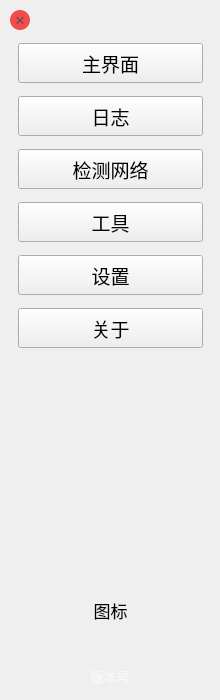
   <widget class="QWidget" name="widget_setting" native="true">
    <property name="geometry">
     <rect>
      <x>0</x>
      <y>0</y>
      <width>220</width>
      <height>700</height>
     </rect>
    </property>
    <property name="font">
     <font>
      <family>.AppleSystemUIFont</family>
      <pointsize>13</pointsize>
      <weight>50</weight>
      <bold>false</bold>
     </font>
    </property>
    <widget class="QLabel" name="label_ico">
     <property name="geometry">
      <rect>
       <x>40</x>
       <y>540</y>
       <width>141</width>
       <height>141</height>
      </rect>
     </property>
     <property name="font">
      <font>
       <family>.AppleSystemUIFont</family>
       <pointsize>13</pointsize>
       <weight>50</weight>
       <bold>false</bold>
      </font>
     </property>
     <property name="text">
      <string>图标</string>
     </property>
     <property name="alignment">
      <set>Qt::AlignCenter</set>
     </property>
    </widget>
    <widget class="QWidget" name="layoutWidget">
     <property name="geometry">
      <rect>
       <x>0</x>
       <y>40</y>
       <width>221</width>
       <height>311</height>
      </rect>
     </property>
     <property name="font">
      <font>
       <family>.AppleSystemUIFont</family>
       <pointsize>10</pointsize>
       <weight>50</weight>
       <bold>false</bold>
      </font>
     </property>
     <layout class="QVBoxLayout" name="verticalLayout">
      <property name="spacing">
       <number>0</number>
      </property>
      <property name="leftMargin">
       <number>18</number>
      </property>
      <property name="topMargin">
       <number>0</number>
      </property>
      <property name="rightMargin">
       <number>18</number>
      </property>
      <property name="bottomMargin">
       <number>0</number>
      </property>
      <item>
       <widget class="QPushButton" name="pushButton_main">
        <property name="sizePolicy">
         <sizepolicy hsizetype="Minimum" vsizetype="Minimum">
          <horstretch>0</horstretch>
          <verstretch>0</verstretch>
         </sizepolicy>
        </property>
        <property name="minimumSize">
         <size>
          <width>0</width>
          <height>40</height>
         </size>
        </property>
        <property name="maximumSize">
         <size>
          <width>16777215</width>
          <height>40</height>
         </size>
        </property>
        <property name="font">
         <font>
          <family>.AppleSystemUIFont</family>
          <pointsize>14</pointsize>
          <weight>50</weight>
          <bold>false</bold>
         </font>
        </property>
        <property name="text">
         <string>主界面</string>
        </property>
       </widget>
      </item>
      <item>
       <spacer name="verticalSpacer_2">
        <property name="font">
         <font>
          <family>.AppleSystemUIFont</family>
          <pointsize>10</pointsize>
          <weight>50</weight>
          <bold>false</bold>
         </font>
        </property>
        <property name="orientation">
         <enum>Qt::Vertical</enum>
        </property>
        <property name="sizeType">
         <enum>QSizePolicy::Fixed</enum>
        </property>
        <property name="sizeHint" stdset="0">
         <size>
          <width>20</width>
          <height>10</height>
         </size>
        </property>
       </spacer>
      </item>
      <item>
       <widget class="QPushButton" name="pushButton_log">
        <property name="minimumSize">
         <size>
          <width>0</width>
          <height>40</height>
         </size>
        </property>
        <property name="maximumSize">
         <size>
          <width>16777215</width>
          <height>40</height>
         </size>
        </property>
        <property name="font">
         <font>
          <family>.AppleSystemUIFont</family>
          <pointsize>14</pointsize>
          <weight>50</weight>
          <bold>false</bold>
         </font>
        </property>
        <property name="text">
         <string>日志</string>
        </property>
       </widget>
      </item>
      <item>
       <spacer name="verticalSpacer">
        <property name="font">
         <font>
          <family>.AppleSystemUIFont</family>
          <pointsize>10</pointsize>
          <weight>50</weight>
          <bold>false</bold>
         </font>
        </property>
        <property name="orientation">
         <enum>Qt::Vertical</enum>
        </property>
        <property name="sizeType">
         <enum>QSizePolicy::Fixed</enum>
        </property>
        <property name="sizeHint" stdset="0">
         <size>
          <width>20</width>
          <height>10</height>
         </size>
        </property>
       </spacer>
      </item>
      <item>
       <widget class="QPushButton" name="pushButton_net">
        <property name="minimumSize">
         <size>
          <width>0</width>
          <height>40</height>
         </size>
        </property>
        <property name="maximumSize">
         <size>
          <width>16777215</width>
          <height>40</height>
         </size>
        </property>
        <property name="font">
         <font>
          <family>.AppleSystemUIFont</family>
          <pointsize>14</pointsize>
          <weight>50</weight>
          <bold>false</bold>
         </font>
        </property>
        <property name="text">
         <string>检测网络</string>
        </property>
       </widget>
      </item>
      <item>
       <spacer name="verticalSpacer_6">
        <property name="font">
         <font>
          <family>.AppleSystemUIFont</family>
          <pointsize>10</pointsize>
          <weight>50</weight>
          <bold>false</bold>
         </font>
        </property>
        <property name="orientation">
         <enum>Qt::Vertical</enum>
        </property>
        <property name="sizeType">
         <enum>QSizePolicy::Fixed</enum>
        </property>
        <property name="sizeHint" stdset="0">
         <size>
          <width>20</width>
          <height>10</height>
         </size>
        </property>
       </spacer>
      </item>
      <item>
       <widget class="QPushButton" name="pushButton_tool">
        <property name="minimumSize">
         <size>
          <width>0</width>
          <height>40</height>
         </size>
        </property>
        <property name="maximumSize">
         <size>
          <width>16777215</width>
          <height>40</height>
         </size>
        </property>
        <property name="font">
         <font>
          <family>.AppleSystemUIFont</family>
          <pointsize>14</pointsize>
          <weight>50</weight>
          <bold>false</bold>
         </font>
        </property>
        <property name="text">
         <string>工具</string>
        </property>
       </widget>
      </item>
      <item>
       <spacer name="verticalSpacer_4">
        <property name="font">
         <font>
          <family>.AppleSystemUIFont</family>
          <pointsize>10</pointsize>
          <weight>50</weight>
          <bold>false</bold>
         </font>
        </property>
        <property name="orientation">
         <enum>Qt::Vertical</enum>
        </property>
        <property name="sizeType">
         <enum>QSizePolicy::Fixed</enum>
        </property>
        <property name="sizeHint" stdset="0">
         <size>
          <width>20</width>
          <height>10</height>
         </size>
        </property>
       </spacer>
      </item>
      <item>
       <widget class="QPushButton" name="pushButton_setting">
        <property name="minimumSize">
         <size>
          <width>0</width>
          <height>40</height>
         </size>
        </property>
        <property name="maximumSize">
         <size>
          <width>16777215</width>
          <height>40</height>
         </size>
        </property>
        <property name="font">
         <font>
          <family>.AppleSystemUIFont</family>
          <pointsize>14</pointsize>
          <weight>50</weight>
          <bold>false</bold>
         </font>
        </property>
        <property name="text">
         <string>设置</string>
        </property>
       </widget>
      </item>
      <item>
       <spacer name="verticalSpacer_5">
        <property name="font">
         <font>
          <family>.AppleSystemUIFont</family>
          <pointsize>10</pointsize>
          <weight>50</weight>
          <bold>false</bold>
         </font>
        </property>
        <property name="orientation">
         <enum>Qt::Vertical</enum>
        </property>
        <property name="sizeType">
         <enum>QSizePolicy::Fixed</enum>
        </property>
        <property name="sizeHint" stdset="0">
         <size>
          <width>20</width>
          <height>10</height>
         </size>
        </property>
       </spacer>
      </item>
      <item>
       <widget class="QPushButton" name="pushButton_about">
        <property name="minimumSize">
         <size>
          <width>0</width>
          <height>40</height>
         </size>
        </property>
        <property name="maximumSize">
         <size>
          <width>16777215</width>
          <height>40</height>
         </size>
        </property>
        <property name="font">
         <font>
          <family>.AppleSystemUIFont</family>
          <pointsize>14</pointsize>
          <weight>50</weight>
          <bold>false</bold>
         </font>
        </property>
        <property name="text">
         <string>关于</string>
        </property>
       </widget>
      </item>
     </layout>
    </widget>
    <widget class="QLabel" name="label_show_version">
     <property name="geometry">
      <rect>
       <x>0</x>
       <y>660</y>
       <width>220</width>
       <height>32</height>
      </rect>
     </property>
     <property name="font">
      <font>
       <family>.AppleSystemUIFont</family>
       <pointsize>10</pointsize>
       <weight>50</weight>
       <italic>false</italic>
       <bold>false</bold>
      </font>
     </property>
     <property name="cursor">
      <cursorShape>PointingHandCursor</cursorShape>
     </property>
     <property name="styleSheet">
      <string notr="true">color: rgba(255, 255, 255, 151);</string>
     </property>
     <property name="text">
      <string>版本号</string>
     </property>
     <property name="alignment">
      <set>Qt::AlignCenter</set>
     </property>
    </widget>
    <widget class="QWidget" name="layoutWidget">
     <property name="geometry">
      <rect>
       <x>0</x>
       <y>0</y>
       <width>41</width>
       <height>41</height>
      </rect>
     </property>
     <property name="font">
      <font>
       <family>.AppleSystemUIFont</family>
       <pointsize>10</pointsize>
       <weight>50</weight>
       <bold>false</bold>
      </font>
     </property>
     <layout class="QHBoxLayout" name="horizontalLayout">
      <property name="spacing">
       <number>0</number>
      </property>
      <item>
       <widget class="QPushButton" name="pushButton_close">
        <property name="sizePolicy">
         <sizepolicy hsizetype="Minimum" vsizetype="Fixed">
          <horstretch>20</horstretch>
          <verstretch>20</verstretch>
         </sizepolicy>
        </property>
        <property name="minimumSize">
         <size>
          <width>20</width>
          <height>20</height>
         </size>
        </property>
        <property name="maximumSize">
         <size>
          <width>20</width>
          <height>20</height>
         </size>
        </property>
        <property name="baseSize">
         <size>
          <width>0</width>
          <height>0</height>
         </size>
        </property>
        <property name="font">
         <font>
          <family>.AppleSystemUIFont</family>
          <pointsize>13</pointsize>
          <weight>50</weight>
          <bold>false</bold>
         </font>
        </property>
        <property name="mouseTracking">
         <bool>false</bool>
        </property>
        <property name="styleSheet">
         <string notr="true">QPushButton{color:#515151;background:#F14C4C;border-radius:10px;}QPushButton:hover{color:white;font:Tahoma;background:#FF6058;}</string>
        </property>
        <property name="text">
         <string>×</string>
        </property>
       </widget>
      </item>
     </layout>
    </widget>
   </widget>
